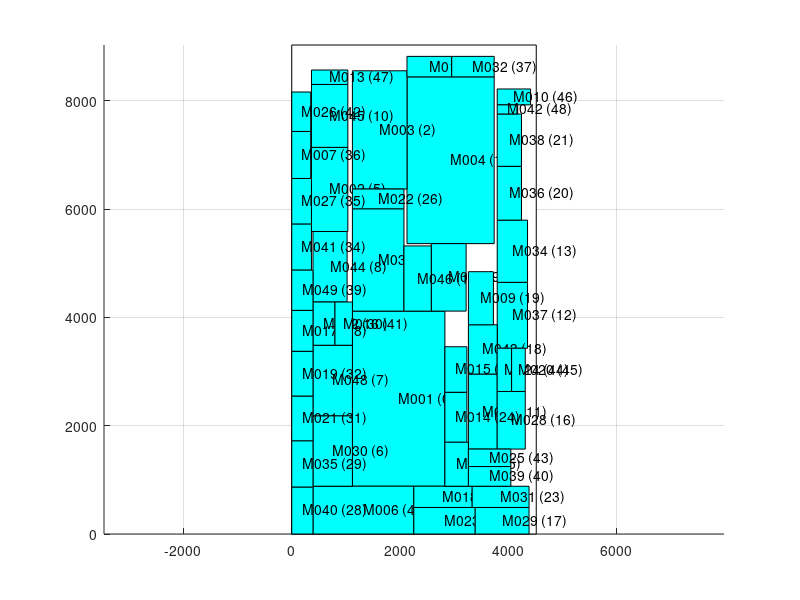

Reproduce this figure in MATLAB.
axis equal;
hold on;
grid on;
cap_x=[ 0 0 4515 4515 0 ];
cap_y=[ 0 9030 9030 0 0 ];
fill(cap_x,cap_y,'w');
block_x=[ 1120 2828 2828 1120 1120 ];
block_y=[ 882 882 4116 4116 882 ];
fill(block_x,block_y,'c');
text(1974,2499,'M001 (0)');
block_x=[ 2128 3738 3738 2128 2128 ];
block_y=[ 5362 5362 8442 8442 5362 ];
fill(block_x,block_y,'c');
text(2933,6902,'M004 (1)');
block_x=[ 1120 2128 2128 1120 1120 ];
block_y=[ 6370 6370 8554 8554 6370 ];
fill(block_x,block_y,'c');
text(1624,7462,'M003 (2)');
block_x=[ 1120 2072 2072 1120 1120 ];
block_y=[ 4116 4116 6006 6006 4116 ];
fill(block_x,block_y,'c');
text(1596,5061,'M033 (3)');
block_x=[ 392 2254 2254 392 392 ];
block_y=[ 0 0 882 882 0 ];
fill(block_x,block_y,'c');
text(1323,441,'M006 (4)');
block_x=[ 364 1036 1036 364 364 ];
block_y=[ 5586 5586 7140 7140 5586 ];
fill(block_x,block_y,'c');
text(700,6363,'M002 (5)');
block_x=[ 392 1120 1120 392 392 ];
block_y=[ 882 882 2184 2184 882 ];
fill(block_x,block_y,'c');
text(756,1533,'M030 (6)');
block_x=[ 392 1120 1120 392 392 ];
block_y=[ 2184 2184 3486 3486 2184 ];
fill(block_x,block_y,'c');
text(756,2835,'M048 (7)');
block_x=[ 392 1022 1022 392 392 ];
block_y=[ 4284 4284 5586 5586 4284 ];
fill(block_x,block_y,'c');
text(707,4935,'M044 (8)');
block_x=[ 2576 3220 3220 2576 2576 ];
block_y=[ 4116 4116 5362 5362 4116 ];
fill(block_x,block_y,'c');
text(2898,4739,'M008 (9)');
block_x=[ 364 1036 1036 364 364 ];
block_y=[ 7140 7140 8302 8302 7140 ];
fill(block_x,block_y,'c');
text(700,7721,'M045 (10)');
block_x=[ 3262 3794 3794 3262 3262 ];
block_y=[ 1568 1568 2954 2954 1568 ];
fill(block_x,block_y,'c');
text(3528,2261,'M005 (11)');
block_x=[ 3794 4354 4354 3794 3794 ];
block_y=[ 3430 3430 4648 4648 3430 ];
fill(block_x,block_y,'c');
text(4074,4039,'M037 (12)');
block_x=[ 3794 4354 4354 3794 3794 ];
block_y=[ 4648 4648 5796 5796 4648 ];
fill(block_x,block_y,'c');
text(4074,5222,'M034 (13)');
block_x=[ 2072 2576 2576 2072 2072 ];
block_y=[ 4116 4116 5320 5320 4116 ];
fill(block_x,block_y,'c');
text(2324,4718,'M046 (14)');
block_x=[ 2254 3388 3388 2254 2254 ];
block_y=[ 0 0 490 490 0 ];
fill(block_x,block_y,'c');
text(2821,245,'M023 (15)');
block_x=[ 3794 4312 4312 3794 3794 ];
block_y=[ 1568 1568 2632 2632 1568 ];
fill(block_x,block_y,'c');
text(4053,2100,'M028 (16)');
block_x=[ 3388 4382 4382 3388 3388 ];
block_y=[ 0 0 490 490 0 ];
fill(block_x,block_y,'c');
text(3885,245,'M029 (17)');
block_x=[ 3262 3794 3794 3262 3262 ];
block_y=[ 2954 2954 3864 3864 2954 ];
fill(block_x,block_y,'c');
text(3528,3409,'M043 (18)');
block_x=[ 3262 3724 3724 3262 3262 ];
block_y=[ 3864 3864 4844 4844 3864 ];
fill(block_x,block_y,'c');
text(3493,4354,'M009 (19)');
block_x=[ 3794 4242 4242 3794 3794 ];
block_y=[ 5796 5796 6790 6790 5796 ];
fill(block_x,block_y,'c');
text(4018,6293,'M036 (20)');
block_x=[ 3794 4242 4242 3794 3794 ];
block_y=[ 6790 6790 7756 7756 6790 ];
fill(block_x,block_y,'c');
text(4018,7273,'M038 (21)');
block_x=[ 2254 3332 3332 2254 2254 ];
block_y=[ 490 490 882 882 490 ];
fill(block_x,block_y,'c');
text(2793,686,'M018 (22)');
block_x=[ 3332 4382 4382 3332 3332 ];
block_y=[ 490 490 882 882 490 ];
fill(block_x,block_y,'c');
text(3857,686,'M031 (23)');
block_x=[ 2828 3234 3234 2828 2828 ];
block_y=[ 1694 1694 2618 2618 1694 ];
fill(block_x,block_y,'c');
text(3031,2156,'M014 (24)');
block_x=[ 2828 3262 3262 2828 2828 ];
block_y=[ 882 882 1694 1694 882 ];
fill(block_x,block_y,'c');
text(3045,1288,'M047 (25)');
block_x=[ 1120 2072 2072 1120 1120 ];
block_y=[ 6006 6006 6370 6370 6006 ];
fill(block_x,block_y,'c');
text(1596,6188,'M022 (26)');
block_x=[ 2828 3234 3234 2828 2828 ];
block_y=[ 2618 2618 3458 3458 2618 ];
fill(block_x,block_y,'c');
text(3031,3038,'M015 (27)');
block_x=[ 0 392 392 0 0 ];
block_y=[ 0 0 868 868 0 ];
fill(block_x,block_y,'c');
text(196,434,'M040 (28)');
block_x=[ 0 392 392 0 0 ];
block_y=[ 868 868 1722 1722 868 ];
fill(block_x,block_y,'c');
text(196,1295,'M035 (29)');
block_x=[ 392 798 798 392 392 ];
block_y=[ 3486 3486 4284 4284 3486 ];
fill(block_x,block_y,'c');
text(595,3885,'M012 (30)');
block_x=[ 0 392 392 0 0 ];
block_y=[ 1722 1722 2548 2548 1722 ];
fill(block_x,block_y,'c');
text(196,2135,'M021 (31)');
block_x=[ 0 392 392 0 0 ];
block_y=[ 2548 2548 3374 3374 2548 ];
fill(block_x,block_y,'c');
text(196,2961,'M019 (32)');
block_x=[ 2128 2954 2954 2128 2128 ];
block_y=[ 8442 8442 8820 8820 8442 ];
fill(block_x,block_y,'c');
text(2541,8631,'M011 (33)');
block_x=[ 0 364 364 0 0 ];
block_y=[ 4872 4872 5726 5726 4872 ];
fill(block_x,block_y,'c');
text(182,5299,'M041 (34)');
block_x=[ 0 364 364 0 0 ];
block_y=[ 5726 5726 6566 6566 5726 ];
fill(block_x,block_y,'c');
text(182,6146,'M027 (35)');
block_x=[ 0 350 350 0 0 ];
block_y=[ 6566 6566 7434 7434 6566 ];
fill(block_x,block_y,'c');
text(175,7000,'M007 (36)');
block_x=[ 2954 3738 3738 2954 2954 ];
block_y=[ 8442 8442 8820 8820 8442 ];
fill(block_x,block_y,'c');
text(3346,8631,'M032 (37)');
block_x=[ 0 392 392 0 0 ];
block_y=[ 3374 3374 4130 4130 3374 ];
fill(block_x,block_y,'c');
text(196,3752,'M017 (38)');
block_x=[ 0 392 392 0 0 ];
block_y=[ 4130 4130 4872 4872 4130 ];
fill(block_x,block_y,'c');
text(196,4501,'M049 (39)');
block_x=[ 3262 4046 4046 3262 3262 ];
block_y=[ 882 882 1246 1246 882 ];
fill(block_x,block_y,'c');
text(3654,1064,'M039 (40)');
block_x=[ 798 1120 1120 798 798 ];
block_y=[ 3486 3486 4284 4284 3486 ];
fill(block_x,block_y,'c');
text(959,3885,'M016 (41)');
block_x=[ 0 350 350 0 0 ];
block_y=[ 7434 7434 8162 8162 7434 ];
fill(block_x,block_y,'c');
text(175,7798,'M026 (42)');
block_x=[ 3262 4046 4046 3262 3262 ];
block_y=[ 1246 1246 1568 1568 1246 ];
fill(block_x,block_y,'c');
text(3654,1407,'M025 (43)');
block_x=[ 3794 4060 4060 3794 3794 ];
block_y=[ 2632 2632 3430 3430 2632 ];
fill(block_x,block_y,'c');
text(3927,3031,'M024 (44)');
block_x=[ 4060 4312 4312 4060 4060 ];
block_y=[ 2632 2632 3430 3430 2632 ];
fill(block_x,block_y,'c');
text(4186,3031,'M020 (45)');
block_x=[ 3794 4410 4410 3794 3794 ];
block_y=[ 7924 7924 8218 8218 7924 ];
fill(block_x,block_y,'c');
text(4102,8071,'M010 (46)');
block_x=[ 364 1036 1036 364 364 ];
block_y=[ 8302 8302 8568 8568 8302 ];
fill(block_x,block_y,'c');
text(700,8435,'M013 (47)');
block_x=[ 3794 4172 4172 3794 3794 ];
block_y=[ 7756 7756 7924 7924 7756 ];
fill(block_x,block_y,'c');
text(3983,7840,'M042 (48)');
